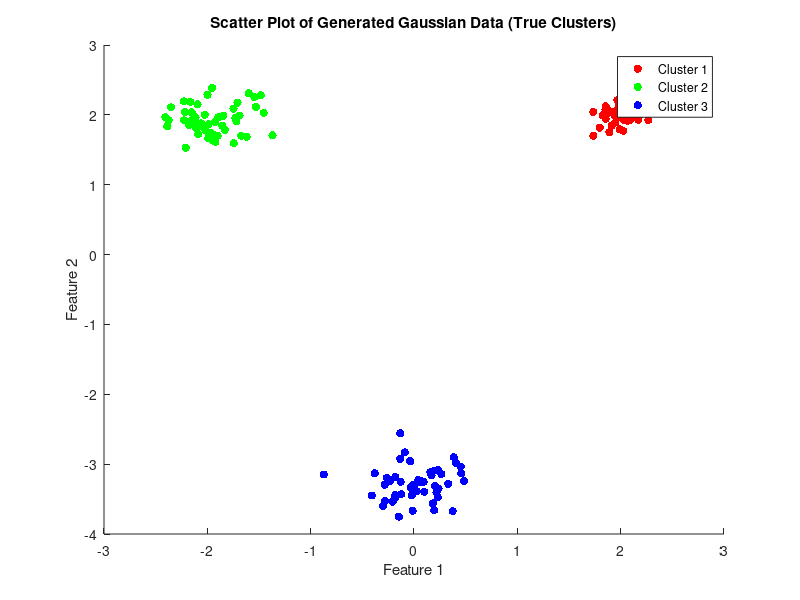
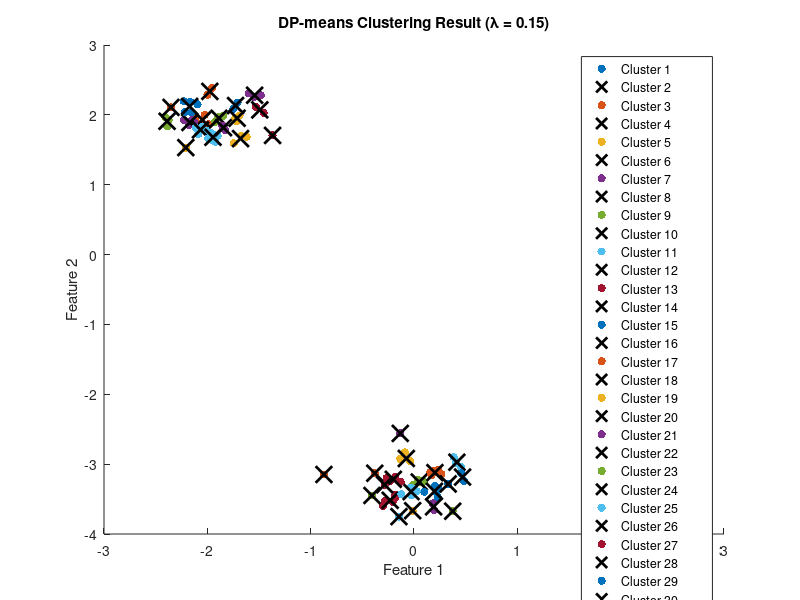

These charts were generated, in order, by the following MATLAB code: (Note: this script raises an error after producing the figures.)

% EC 503 - HW 3
% DP-Means implementation on synthetic Gaussian data from Problem 3.2(a)

clear, clc, close all;
rng('default'); % For reproducibility

%% Generate Gaussian data (Problem 3.2(a)):
% Means
mu1 = [2, 2];
mu2 = [-2, 2];
mu3 = [0, -3.25];

% Covariance matrices
sigma1 = 0.02 * eye(2);
sigma2 = 0.05 * eye(2);
sigma3 = 0.07 * eye(2);

% Number of points per cluster
points_per_cluster = 50;

% Generate data for each cluster
cluster1 = mvnrnd(mu1, sigma1, points_per_cluster);
cluster2 = mvnrnd(mu2, sigma2, points_per_cluster);
cluster3 = mvnrnd(mu3, sigma3, points_per_cluster);

% Combine data into one dataset
DATA = [cluster1; cluster2; cluster3];
num_points = size(DATA, 1);

% True labels for visualization
true_labels = [ones(points_per_cluster,1); 2*ones(points_per_cluster,1); 3*ones(points_per_cluster,1)];

% Scatter plot of the generated data with true labels
figure;
scatter(cluster1(:,1), cluster1(:,2), 'r', 'filled'); hold on;
scatter(cluster2(:,1), cluster2(:,2), 'g', 'filled');
scatter(cluster3(:,1), cluster3(:,2), 'b', 'filled');
title('Scatter Plot of Generated Gaussian Data (True Clusters)');
xlabel('Feature 1');
ylabel('Feature 2');
legend('Cluster 1','Cluster 2','Cluster 3');
hold off;

%% DP Means method for different lambda values
lambda_values = [0.15, 0.4, 3, 20];

for idx = 1:length(lambda_values)
    LAMBDA = lambda_values(idx);
    fprintf('\nRunning DP-means with lambda = %.2f\n', LAMBDA);

    % Initialization
    convergence_threshold = 1e-4;
    total_indices = 1:num_points;

    % Cluster count
    K = 1;

    % Class indicators/labels
    Z = ones(num_points, 1);

    % Means MU: initial mean is the mean of all data
    MU = mean(DATA, 1);

    converged = 0;
    t = 0;
    while ~converged
        t = t + 1;
        % Store old cluster information for convergence check
        K_old = K;
        MU_old = MU;

        %% Per Data Point:
        for i = 1:num_points

            %% CODE 1 - Calculate distance from current point to all currently existing clusters
            differences = MU - DATA(i, :); % Differences between point and cluster means
            distances = sqrt(sum(differences.^2, 2)); % Euclidean distances to cluster centers

            %% CODE 2 - Find the distance to closest cluster. If the distance is more than LAMBDA start a new cluster else update Z(i)
            [dist_min, cluster_idx] = min(distances);
            if dist_min > LAMBDA
                % Start a new cluster
                K = K + 1;
                Z(i) = K;
                MU = [MU; DATA(i, :)]; % Add new cluster mean
            else
                % Assign to closest cluster
                Z(i) = cluster_idx;
            end
        end

        %% CODE 3 - Form new sets of points (clusters)
        % One cell of L contains indices of points belonging to a single cluster
        L = arrayfun(@(c) find(Z == c), 1:K, 'UniformOutput', false);

        %% CODE 4 - Recompute means per cluster
        MU = zeros(K, size(DATA, 2));
        for c = 1:K
            if ~isempty(L{c})
                MU(c, :) = mean(DATA(L{c}, :), 1);
            else
                MU(c, :) = NaN; % Mark empty clusters
            end
        end

        % Remove empty clusters
        empty_clusters = any(isnan(MU), 2);
        if any(empty_clusters)
            MU = MU(~empty_clusters, :);
            L = L(~empty_clusters);
            K = K - sum(empty_clusters);
            % Adjust Z to reflect new cluster indices
            old_to_new_cluster_idx = cumsum(~empty_clusters);
            Z = old_to_new_cluster_idx(Z);
        end

        %% CODE 5 - Test for convergence: number of clusters doesn't change and means stay the same
        delta_MU = max(sqrt(sum((MU - MU_old).^2, 2)));
        if delta_MU < convergence_threshold && K == K_old
            converged = 1;
        end
    end

    %% CODE 6 - Plot final clusters after convergence 
    % Plot the clusters
    figure;
    hold on;
    colors = lines(K);
    for c = 1:K
        scatter(DATA(L{c}, 1), DATA(L{c}, 2), 36, colors(c, :), 'filled');
        % Plot cluster centers
        plot(MU(c, 1), MU(c, 2), 'kx', 'MarkerSize', 12, 'LineWidth', 2);
    end
    title(sprintf('DP-means Clustering Result (\\lambda = %.2f)', LAMBDA));
    xlabel('Feature 1');
    ylabel('Feature 2');
    legend_entries = arrayfun(@(x) sprintf('Cluster %d', x), 1:K, 'UniformOutput', false);
    legend([legend_entries, 'Cluster Centers']);
    hold off;

    fprintf('Converged after %d iterations with %d clusters.\n', t, K);
end
